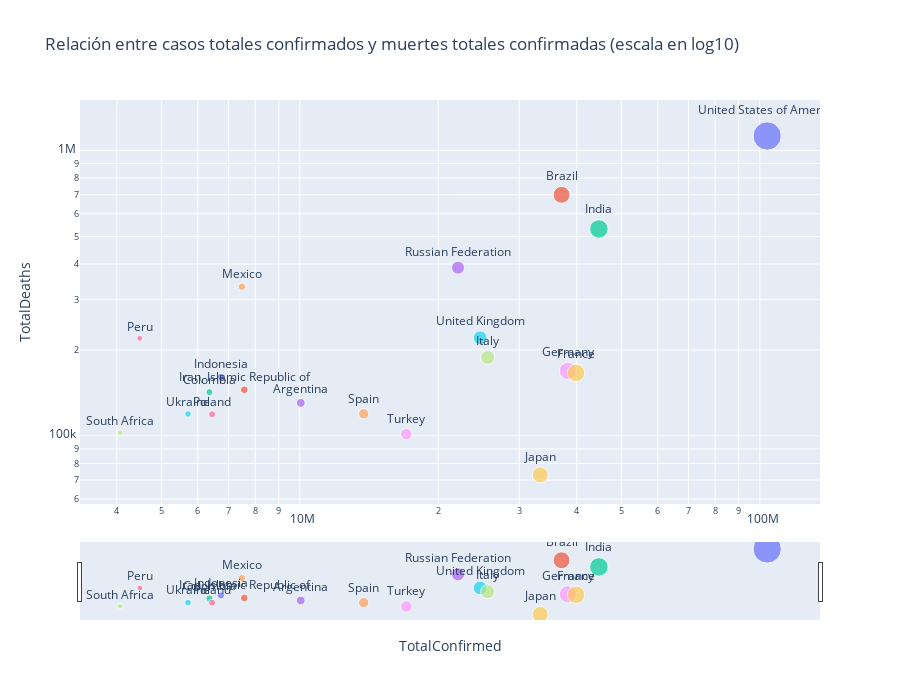

The cell this chart's notebook holds for it:
### Code cell
fig = px.scatter(df_clean.sort_values('TotalDeaths', ascending=False).iloc[:20, :], 
                 x='TotalConfirmed', y='TotalDeaths', color='Country', size='TotalConfirmed', height=700,
                 text='Country', log_x=True, log_y=True, title='Relación entre casos totales confirmados y muertes totales confirmadas (escala en log10)')
fig.update_traces(textposition='top center')
fig.update_layout(showlegend=False)
fig.update_layout(xaxis_rangeslider_visible=True)
fig.show()

### Figure 1 — Plotly figure (JSON) as saved in the notebook; plotly's stock layout.template omitted (floating-point values rounded to 4 significant figures)
{"data": [{"hovertemplate": "Country=%{text}<br>TotalConfirmed=%{marker.size}<br>TotalDeaths=%{y}<extra></extra>", "legendgroup": "United States of America", "marker": {"color": "#636efa", "size": [103802702], "sizemode": "area", "sizeref": 259500.0, "symbol": "circle"}, "mode": "markers+text", "name": "United States of America", "orientation": "v", "showlegend": true, "text": ["United States of America"], "textposition": "top center", "type": "scatter", "x": [103802702], "xaxis": "x", "y": [1123836], "yaxis": "y"}, {"hovertemplate": "Country=%{text}<br>TotalConfirmed=%{marker.size}<br>TotalDeaths=%{y}<extra></extra>", "legendgroup": "Brazil", "marker": {"color": "#EF553B", "size": [37076053], "sizemode": "area", "sizeref": 259500.0, "symbol": "circle"}, "mode": "markers+text", "name": "Brazil", "orientation": "v", "showlegend": true, "text": ["Brazil"], "textposition": "top center", "type": "scatter", "x": [37076053], "xaxis": "x", "y": [699276], "yaxis": "y"}, {"hovertemplate": "Country=%{text}<br>TotalConfirmed=%{marker.size}<br>TotalDeaths=%{y}<extra></extra>", "legendgroup": "India", "marker": {"color": "#00cc96", "size": [44690738], "sizemode": "area", "sizeref": 259500.0, "symbol": "circle"}, "mode": "markers+text", "name": "India", "orientation": "v", "showlegend": true, "text": ["India"], "textposition": "top center", "type": "scatter", "x": [44690738], "xaxis": "x", "y": [530779], "yaxis": "y"}, {"hovertemplate": "Country=%{text}<br>TotalConfirmed=%{marker.size}<br>TotalDeaths=%{y}<extra></extra>", "legendgroup": "Russian Federation", "marker": {"color": "#ab63fa", "size": [22075858], "sizemode": "area", "sizeref": 259500.0, "symbol": "circle"}, "mode": "markers+text", "name": "Russian Federation", "orientation": "v", "showlegend": true, "text": ["Russian Federation"], "textposition": "top center", "type": "scatter", "x": [22075858], "xaxis": "x", "y": [388478], "yaxis": "y"}, {"hovertemplate": "Country=%{text}<br>TotalConfirmed=%{marker.size}<br>TotalDeaths=%{y}<extra></extra>", "legendgroup": "Mexico", "marker": {"color": "#FFA15A", "size": [7483444], "sizemode": "area", "sizeref": 259500.0, "symbol": "circle"}, "mode": "markers+text", "name": "Mexico", "orientation": "v", "showlegend": true, "text": ["Mexico"], "textposition": "top center", "type": "scatter", "x": [7483444], "xaxis": "x", "y": [333188], "yaxis": "y"}, {"hovertemplate": "Country=%{text}<br>TotalConfirmed=%{marker.size}<br>TotalDeaths=%{y}<extra></extra>", "legendgroup": "United Kingdom", "marker": {"color": "#19d3f3", "size": [24658705], "sizemode": "area", "sizeref": 259500.0, "symbol": "circle"}, "mode": "markers+text", "name": "United Kingdom", "orientation": "v", "showlegend": true, "text": ["United Kingdom"], "textposition": "top center", "type": "scatter", "x": [24658705], "xaxis": "x", "y": [220721], "yaxis": "y"}, {"hovertemplate": "Country=%{text}<br>TotalConfirmed=%{marker.size}<br>TotalDeaths=%{y}<extra></extra>", "legendgroup": "Peru", "marker": {"color": "#FF6692", "size": [4487553], "sizemode": "area", "sizeref": 259500.0, "symbol": "circle"}, "mode": "markers+text", "name": "Peru", "orientation": "v", "showlegend": true, "text": ["Peru"], "textposition": "top center", "type": "scatter", "x": [4487553], "xaxis": "x", "y": [219539], "yaxis": "y"}, {"hovertemplate": "Country=%{text}<br>TotalConfirmed=%{marker.size}<br>TotalDeaths=%{y}<extra></extra>", "legendgroup": "Italy", "marker": {"color": "#B6E880", "size": [25603510], "sizemode": "area", "sizeref": 259500.0, "symbol": "circle"}, "mode": "markers+text", "name": "Italy", "orientation": "v", "showlegend": true, "text": ["Italy"], "textposition": "top center", "type": "scatter", "x": [25603510], "xaxis": "x", "y": [188322], "yaxis": "y"}, {"hovertemplate": "Country=%{text}<br>TotalConfirmed=%{marker.size}<br>TotalDeaths=%{y}<extra></extra>", "legendgroup": "Germany", "marker": {"color": "#FF97FF", "size": [38249060], "sizemode": "area", "sizeref": 259500.0, "symbol": "circle"}, "mode": "markers+text", "name": "Germany", "orientation": "v", "showlegend": true, "text": ["Germany"], "textposition": "top center", "type": "scatter", "x": [38249060], "xaxis": "x", "y": [168935], "yaxis": "y"}, {"hovertemplate": "Country=%{text}<br>TotalConfirmed=%{marker.size}<br>TotalDeaths=%{y}<extra></extra>", "legendgroup": "France", "marker": {"color": "#FECB52", "size": [39866718], "sizemode": "area", "sizeref": 259500.0, "symbol": "circle"}, "mode": "markers+text", "name": "France", "orientation": "v", "showlegend": true, "text": ["France"], "textposition": "top center", "type": "scatter", "x": [39866718], "xaxis": "x", "y": [166176], "yaxis": "y"}, {"hovertemplate": "Country=%{text}<br>TotalConfirmed=%{marker.size}<br>TotalDeaths=%{y}<extra></extra>", "legendgroup": "Indonesia", "marker": {"color": "#636efa", "size": [6738225], "sizemode": "area", "sizeref": 259500.0, "symbol": "circle"}, "mode": "markers+text", "name": "Indonesia", "orientation": "v", "showlegend": true, "text": ["Indonesia"], "textposition": "top center", "type": "scatter", "x": [6738225], "xaxis": "x", "y": [160941], "yaxis": "y"}, {"hovertemplate": "Country=%{text}<br>TotalConfirmed=%{marker.size}<br>TotalDeaths=%{y}<extra></extra>", "legendgroup": "Iran, Islamic Republic of", "marker": {"color": "#EF553B", "size": [7572311], "sizemode": "area", "sizeref": 259500.0, "symbol": "circle"}, "mode": "markers+text", "name": "Iran, Islamic Republic of", "orientation": "v", "showlegend": true, "text": ["Iran, Islamic Republic of"], "textposition": "top center", "type": "scatter", "x": [7572311], "xaxis": "x", "y": [144933], "yaxis": "y"}, {"hovertemplate": "Country=%{text}<br>TotalConfirmed=%{marker.size}<br>TotalDeaths=%{y}<extra></extra>", "legendgroup": "Colombia", "marker": {"color": "#00cc96", "size": [6359093], "sizemode": "area", "sizeref": 259500.0, "symbol": "circle"}, "mode": "markers+text", "name": "Colombia", "orientation": "v", "showlegend": true, "text": ["Colombia"], "textposition": "top center", "type": "scatter", "x": [6359093], "xaxis": "x", "y": [142339], "yaxis": "y"}, {"hovertemplate": "Country=%{text}<br>TotalConfirmed=%{marker.size}<br>TotalDeaths=%{y}<extra></extra>", "legendgroup": "Argentina", "marker": {"color": "#ab63fa", "size": [10044957], "sizemode": "area", "sizeref": 259500.0, "symbol": "circle"}, "mode": "markers+text", "name": "Argentina", "orientation": "v", "showlegend": true, "text": ["Argentina"], "textposition": "top center", "type": "scatter", "x": [10044957], "xaxis": "x", "y": [130472], "yaxis": "y"}, {"hovertemplate": "Country=%{text}<br>TotalConfirmed=%{marker.size}<br>TotalDeaths=%{y}<extra></extra>", "legendgroup": "Spain", "marker": {"color": "#FFA15A", "size": [13770429], "sizemode": "area", "sizeref": 259500.0, "symbol": "circle"}, "mode": "markers+text", "name": "Spain", "orientation": "v", "showlegend": true, "text": ["Spain"], "textposition": "top center", "type": "scatter", "x": [13770429], "xaxis": "x", "y": [119479], "yaxis": "y"}, {"hovertemplate": "Country=%{text}<br>TotalConfirmed=%{marker.size}<br>TotalDeaths=%{y}<extra></extra>", "legendgroup": "Ukraine", "marker": {"color": "#19d3f3", "size": [5711929], "sizemode": "area", "sizeref": 259500.0, "symbol": "circle"}, "mode": "markers+text", "name": "Ukraine", "orientation": "v", "showlegend": true, "text": ["Ukraine"], "textposition": "top center", "type": "scatter", "x": [5711929], "xaxis": "x", "y": [119283], "yaxis": "y"}, {"hovertemplate": "Country=%{text}<br>TotalConfirmed=%{marker.size}<br>TotalDeaths=%{y}<extra></extra>", "legendgroup": "Poland", "marker": {"color": "#FF6692", "size": [6444960], "sizemode": "area", "sizeref": 259500.0, "symbol": "circle"}, "mode": "markers+text", "name": "Poland", "orientation": "v", "showlegend": true, "text": ["Poland"], "textposition": "top center", "type": "scatter", "x": [6444960], "xaxis": "x", "y": [119010], "yaxis": "y"}, {"hovertemplate": "Country=%{text}<br>TotalConfirmed=%{marker.size}<br>TotalDeaths=%{y}<extra></extra>", "legendgroup": "South Africa", "marker": {"color": "#B6E880", "size": [4067067], "sizemode": "area", "sizeref": 259500.0, "symbol": "circle"}, "mode": "markers+text", "name": "South Africa", "orientation": "v", "showlegend": true, "text": ["South Africa"], "textposition": "top center", "type": "scatter", "x": [4067067], "xaxis": "x", "y": [102595], "yaxis": "y"}, {"hovertemplate": "Country=%{text}<br>TotalConfirmed=%{marker.size}<br>TotalDeaths=%{y}<extra></extra>", "legendgroup": "Turkey", "marker": {"color": "#FF97FF", "size": [17042722], "sizemode": "area", "sizeref": 259500.0, "symbol": "circle"}, "mode": "markers+text", "name": "Turkey", "orientation": "v", "showlegend": true, "text": ["Turkey"], "textposition": "top center", "type": "scatter", "x": [17042722], "xaxis": "x", "y": [101492], "yaxis": "y"}, {"hovertemplate": "Country=%{text}<br>TotalConfirmed=%{marker.size}<br>TotalDeaths=%{y}<extra></extra>", "legendgroup": "Japan", "marker": {"color": "#FECB52", "size": [33320438], "sizemode": "area", "sizeref": 259500.0, "symbol": "circle"}, "mode": "markers+text", "name": "Japan", "orientation": "v", "showlegend": true, "text": ["Japan"], "textposition": "top center", "type": "scatter", "x": [33320438], "xaxis": "x", "y": [72997], "yaxis": "y"}], "layout": {"height": 700, "legend": {"itemsizing": "constant", "title": {"text": "Country"}, "tracegroupgap": 0}, "showlegend": false, "title": {"text": "Relación entre casos totales confirmados y muertes totales confirmadas (escala en log10)"}, "xaxis": {"anchor": "y", "domain": [0, 1], "rangeslider": {"visible": true}, "title": {"text": "TotalConfirmed"}, "type": "log"}, "yaxis": {"anchor": "x", "domain": [0, 1], "title": {"text": "TotalDeaths"}, "type": "log"}}}
